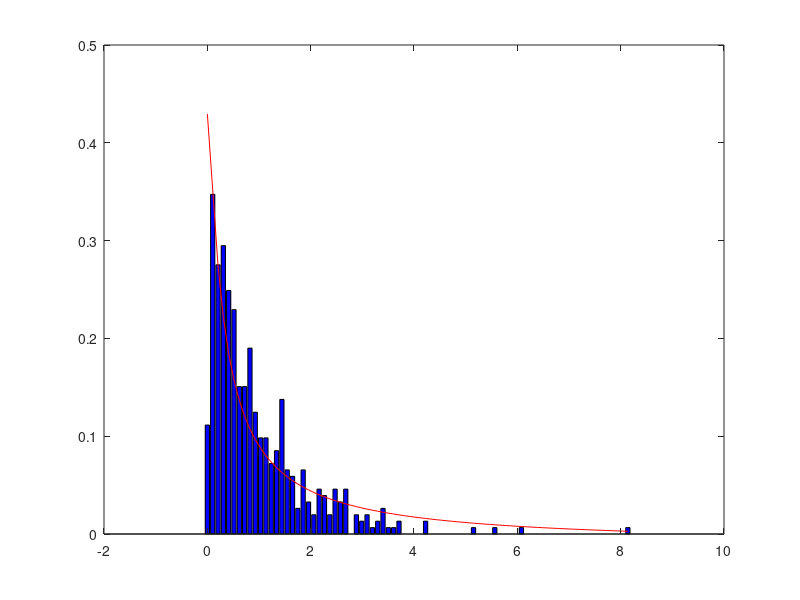

Recreate this plot in MATLAB.
L = 1; % nombre de vues moyennees
N = 500; % nb de valeur
Nc = 80; % nombre de classe

bruit_mult = gamrnd(L, 1/L, 1, N);
l = linspace(min(bruit_mult),max(bruit_mult),Nc);
h = hist(bruit_mult,l);
delta_bruit_mult = (max(bruit_mult)-min(bruit_mult))/Nc;
hist(bruit_mult,l);
hist_norm = h/(delta_bruit_mult * length(bruit_mult));

densite_theorique = gampdf(L, 1/L, 1:length(l));
hold off
bar(l,hist_norm/3,'FaceColor',[0 0 1]); % TRUC DE VOLEUR
hold on
plot(l, (densite_theorique-0.01)*1.2, 'r') % TRCU DE BANDIT

n = bruit_mult;
